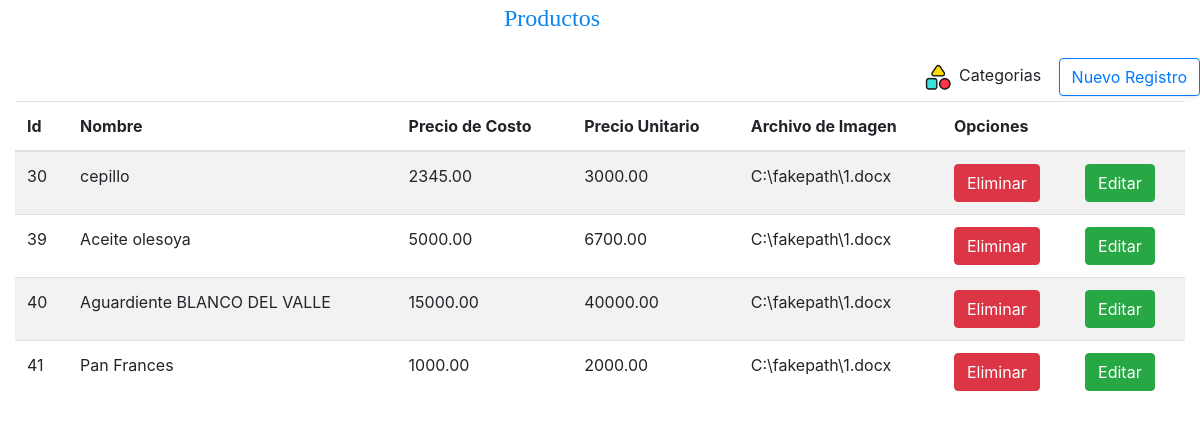
The page / on the database its author committed.
### tables this page shows
CREATE TABLE `epico_items` (
  `id` int(11) NOT NULL,
  `name` varchar(150) DEFAULT NULL,
  `category_id` int(11) DEFAULT NULL,
  `cost_price` decimal(15,2) DEFAULT NULL,
  `unit_price` decimal(15,2) DEFAULT NULL,
  `pic_filename` varchar(255) DEFAULT NULL
);

### application/controllers/Welcome.php (called while the page is built, shortened)
<?php
class Welcome extends CI_Controller {
    public function __construct() {
		$this->load->helper('url');
		$this->load->model('DatosModel');
    }
	public function index()
	{
		$data['datos'] = $this->DatosModel->mostrarDatos();
		$data['categorias'] = $this->DatosModel->categorias();
		$this->load->view('welcome_message', $data);
	}
}

### index.php (called while the page is built, shortened)
<?php
require_once BASEPATH.'core/CodeIgniter.php';

### application/models/DatosModel.php (called while the page is built, shortened)
<?php
 class datosModel extends  CI_model{
    public function mostrarDatos()
    {
        $query = $this->db->get('epico_items');
        return $query->result_array();
    }
}
?>

### application/views/welcome_message.php (the view, shortened to what this page needs)
?><!DOCTYPE html>
<html lang="es">
<head>
    <link rel="stylesheet" href="https://stackpath.bootstrapcdn.com/bootstrap/4.5.2/css/bootstrap.min.css">
</head>
<body>
    <div class="col-sm-12" style="text-align: right;width:600px;padding:0% 0">
            <p style="color:#0e85ed;font-family:Cambria;font-size: 1.5em" >  Productos </p>
    </div>
    <div class="col-sm-12" style="text-align: right;width:1200px;padding:0% 0">
        <td >
            <button title = "Adicionar Categoria" class="btn btn-round btncategoria"
                data-toggle="modal" data-target="#modalAgregarCateg">
                <img  width="35" height="35" src="<?php echo base_url('assets/images/categ.png'); ?>" alt="Ícono">
            Categorias
            </button>
        </td>
        <a href="#" class="btn btn-outline-primary btn-Light shadow-sm"  data-toggle="modal" data-target="#modalAgregar" title="Agregar nuevo">
        Nuevo Registro
        </a>
    </div>
<div class="table-responsive">
	<div class="col-sm-12">
        <div class="table-striped">
            <table class="table">
                <thead>
                    <tr>
                        <th scope="col">Id</th>
                        <th scope="col">Nombre</th>
                        <th scope="col">Precio de Costo</th>
                        <th scope="col">Precio Unitario</th>
                        <th scope="col">Archivo de Imagen</th>
                        <th scope="col">Opciones</th>
                        <th scope="col"></th>
                    </tr>
                </thead>
                <tbody>
                    <?php foreach($datos as $item): ?>
                        <tr>
                            <td scope="row"><?= $item['id']; ?></td>
                            <td><?= $item['name']; ?></td>
                            <td><?= $item['cost_price']; ?></td>
                            <td><?= $item['unit_price']; ?></td>
                            <td><?= $item['pic_filename']; ?></td>
                            <td>
                                <form class="formeliminar">
                                    <button title = "Eliminar Registro" class="btn btn-danger" type="submit" id="eliminar<?= $item['id']; ?>">Eliminar</button>
                                </form>
                            </td>
                            <td>
                                <button class="btn btn-success btnEditar"
                                    data-id="<?= $item['id']; ?>"
                                    data-nombre="<?= $item['name']; ?>"
                                    data-categ="<?= $item['category_id']; ?>"
                                    data-precos="<?= $item['cost_price']; ?>"
                                    data-prevta="<?= $item['unit_price']; ?>"
                                    data-arch="<?= $item['pic_filename']; ?>"
                                    data-toggle="modal"
                                    data-target="#modalEditar"
                                    title = "Editar Registro"
                                    type="submit">
                                        Editar
                                </button>
                            </td>
                        </tr>
                    <?php endforeach; ?>
                </tbody>
            </table>
        </div>
</body>
</html>

### rows shown on the page
epico_items: id "30", name "cepillo", cost_price "2345.00", unit_price "3000.00", pic_filename "C:\\fakepath\\1.docx"
epico_items: id "39", name "Aceite olesoya", cost_price "5000.00", unit_price "6700.00", pic_filename "C:\\fakepath\\1.docx"
epico_items: id "40", name "Aguardiente BLANCO DEL VALLE", cost_price "15000.00", unit_price "40000.00", pic_filename "C:\\fakepath\\1.docx"
epico_items: id "41", name "Pan Frances", cost_price "1000.00", unit_price "2000.00", pic_filename "C:\\fakepath\\1.docx"
